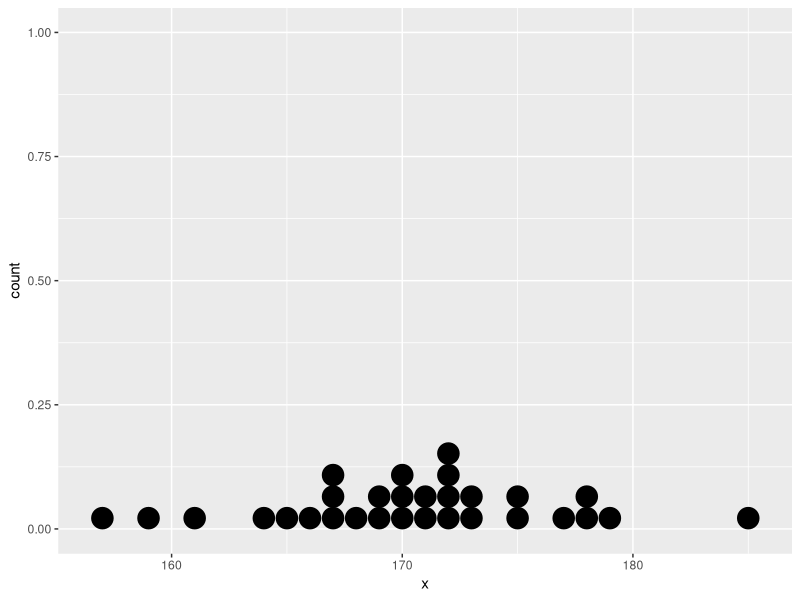

Reproduce this figure in R. (Note: this script raises an error after producing the figure.)
### Основы статистики
### https://stepik.org/76
library(ggplot2)
a <- c(157, 159, 161, 164, 165, 166, 167, 167, 167, 168, 169, 169, 170, 170,
       170, 171, 171, 172, 172, 172, 172, 173, 173, 175, 175, 177, 178, 178, 
       179, 185)
d <- data.frame(x = a)
ggplot(d, aes(x)) + 
  geom_dotplot()

ggplot() +
  geom_dotplot(data = d, aes(x)) +
  geom_dotplot(data = d1, aes(x), fill = "red") +
  geom_dotplot()

# или
qplot(a, geom = "dotplot")

# меняем шкалу на z-score 
ggplot(d, aes(scale(x))) + geom_dotplot()

### 1.7.6
h_hat <- 175
sd <- 8
h <- 186.2
z <- (h - h_hat) / sd

### 1.7.11
M <- 100 # выборочное среднее
D <- 25 # дисперсия
sd <- sqrt(D)
M + 2*sd
M - 2*sd

### 1.7.12
M <- 100
sd <- 15
z <- (125 - M) / 15
# смотрим таблицы http://www.stat.ufl.edu/~athienit/Tables/Ztable.pdf или
# http://www.normaltable.com/ztable-righttailed.html

# подсмотрел в ответах
n <- 10000
dt <- rnorm(n, mean = 100, sd = 15)
d <- length(dt[dt > 125]) / n * 100

### 1.7.13
M <- 100
sd <- 15
z1 <- (125 - M) / 15

n <- 10000
dt <- rnorm(n, mean = 100, sd = 15)
d <- length(dt[dt > 70 & dt < 112]) / n * 100

### 1.8.7
x_hat <- 10
D <- 4
n <- 100
se <- sqrt(D/n)

### 1.9.2
x <- c(102, 91, 99, 100, 103, 98, 99, 101, 106, 88, 103, 97, 103, 101,
       101, 91, 104, 105, 105, 100, 101, 91, 99, 98, 107, 102, 100, 97,
       98, 104, 100, 98, 103, 99, 95, 103, 104, 97, 99, 102, 98, 107, 101,
       93, 98, 101, 93, 91, 107, 102, 96, 93, 100, 105, 103, 107, 99, 102,
       106, 102, 94, 104, 103, 103)
summary(x)
sd(x)
se <- sd(x) / sqrt(length(x))
doverit_int <- c(mean(x) - 1.96 * se, mean(x) + 1.96 * se)

### 1.9.8
x_hat <- 10
sd <- 5
n <- 100
doverit_int <- c(x_hat - 2.58 * sd / sqrt(n), x_hat + 2.58 * sd / sqrt(n))
